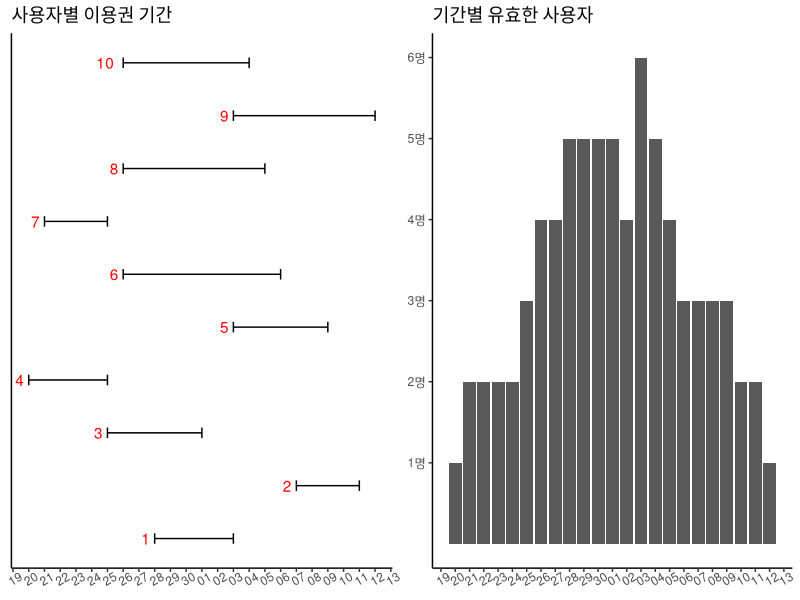

Source code (R):
library(dplyr)
library(tidyr)
library(ggplot2)
library(scales)
library(gridExtra)

set.seed(7)

df <-
  data.frame(
    id = 1:10, 
    from = as.Date(Sys.Date()) + sample(1:20, 10, TRUE)) %>% 
  mutate(
    to = from + sample(3:10, 10, TRUE))

res <- 
  df %>%
  rowwise %>%
  mutate(day.gap = list(0:(to - from))) %>%
  unnest(day.gap) %>%
  mutate(active = from + day.gap)

p <- 
  df %>% 
  ggplot() +
  geom_segment(aes(x=from, y=id, xend=to, yend=id)) +
  geom_segment(aes(x=from, y=id - .1, xend=from, yend=id + .1)) +
  geom_segment(aes(x=to, y=id - .1, xend=to, yend=id + .1)) +
  geom_text(aes(x=from, y=id, label=id), hjust=1.5, col='red') +
  scale_x_date(date_labels = "%d", date_breaks='1 day') +
  scale_y_continuous(breaks=1:10) +
  theme_classic() +
  theme(
    axis.text.x = element_text(angle=30),
    axis.text.y = element_blank(),
    axis.ticks.y = element_blank(),
    axis.title = element_blank()) +
  labs(title = '사용자별 이용권 기간')

p2 <- 
  res %>%
  group_by(active) %>%
  summarise(user.count = length(unique(id))) %>%
  ggplot(aes(x=active, y=user.count)) +
  geom_bar(stat='identity') +
  scale_x_date(date_labels = "%d", date_breaks='1 day') +
  scale_y_continuous(breaks=1:10, labels=function(x) paste(x,'명',sep='')) +
  theme_classic() +
  theme(
    axis.text.x = element_text(angle=30),
    axis.title = element_blank()) +
  labs(title = '기간별 유효한 사용자')

grid.arrange(p, p2, ncol=2)
